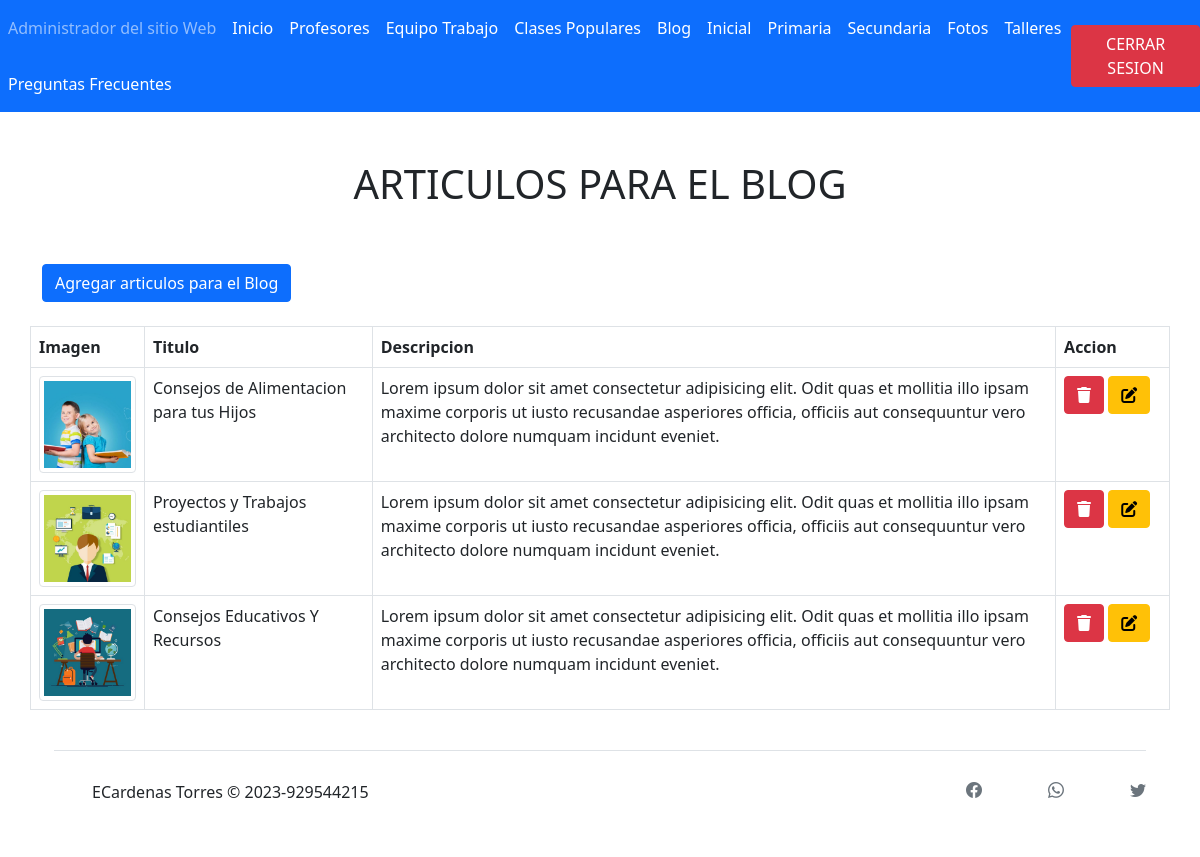
Page /administrador/seccion/blog.php (signed in) on the committed database.
### tables this page shows
CREATE TABLE `blog` (
  `id` int(11) NOT NULL,
  `foto` varchar(255) NOT NULL,
  `titulo` varchar(255) NOT NULL,
  `descripcion` varchar(255) NOT NULL
);

### administrador/seccion/code/code_blog.php (called while the page is built, shortened)
<?php
    include "../CRUD2/conexion/conexion.php";
        $sentencia = $pdo -> prepare("SELECT * FROM blog");
        $sentencia -> execute();
        $listaEmpleados = $sentencia -> fetchAll(PDO::FETCH_ASSOC);
?>

### administrador/seccion/blog.php (the view, shortened to what this page needs)
<?php
include("template/cabecera.php");
?>
<?php
require "code/code_blog.php";
?>
<body>
    <div class="container">
        <br>
        <h1 class="text-center">ARTICULOS PARA EL BLOG</h1>
        <br>
        <br>
        <form action="" method="POST" enctype="multipart/form-data">
            <button type="button" class="btn btn-primary" data-toggle="modal" data-target="#exampleModal">
                Agregar articulos para el Blog
            </button>
            <br><br>
        </form>
        <div class="row">
            <table class="table table-hover table-bordered light-table-filter table_id" id="tabla">
                <thead class="thead-dark">
                    <tr>
                        <th width="10%">Imagen</th>
                        <th width="20%">Titulo</th>
                        <th width="60%">Descripcion</th>
                        <th width="10%">Accion</th>
                    </tr>
                </thead>
                <?php foreach ($listaEmpleados as $empleado) {  ?>
                    <tr>
                        <td><img class="img-thumbnail" width="100px" src="img/<?php echo $empleado['foto']; ?>"></td>
                        <td><?php echo $empleado['titulo']; ?></td>
                        <td><?php echo $empleado['descripcion']; ?></td>
                        <td>
                            <form action="" method="POST">
                                <button value="btn3Eliminar" type="submit" name="accion" class="btn btn-small btn-danger" onclick="return ConfirmDelete()"><i class="fa-sharp fa-solid fa-trash"></i></button>
                                <button value="Seleccionar" type="submit" name="accion" class=" btn btn-small btn-warning"><i class="fa-solid fa-pen-to-square"></i></button>
                            </form>
                        </td>
                    </tr>
                <?php } ?>
            </table>
        </div>
    </div>
</body>
<?php
include("template/pie.php");
?>

### rows in the picture
blog: foto (picture), titulo "Consejos de Alimentacion para tus Hijos", descripcion "Lorem ipsum dolor sit amet consectetur adipisicing elit. Odit quas et mollitia illo ipsam maxime corporis ut iusto recusandae asperiores officia, officiis aut consequuntur vero architecto dolore numquam incidunt eveniet."
blog: foto (picture), titulo "Proyectos y Trabajos estudiantiles", descripcion "Lorem ipsum dolor sit amet consectetur adipisicing elit. Odit quas et mollitia illo ipsam maxime corporis ut iusto recusandae asperiores officia, officiis aut consequuntur vero architecto dolore numquam incidunt eveniet."
blog: foto (picture), titulo "Consejos Educativos Y Recursos", descripcion "Lorem ipsum dolor sit amet consectetur adipisicing elit. Odit quas et mollitia illo ipsam maxime corporis ut iusto recusandae asperiores officia, officiis aut consequuntur vero architecto dolore numquam incidunt eveniet."
